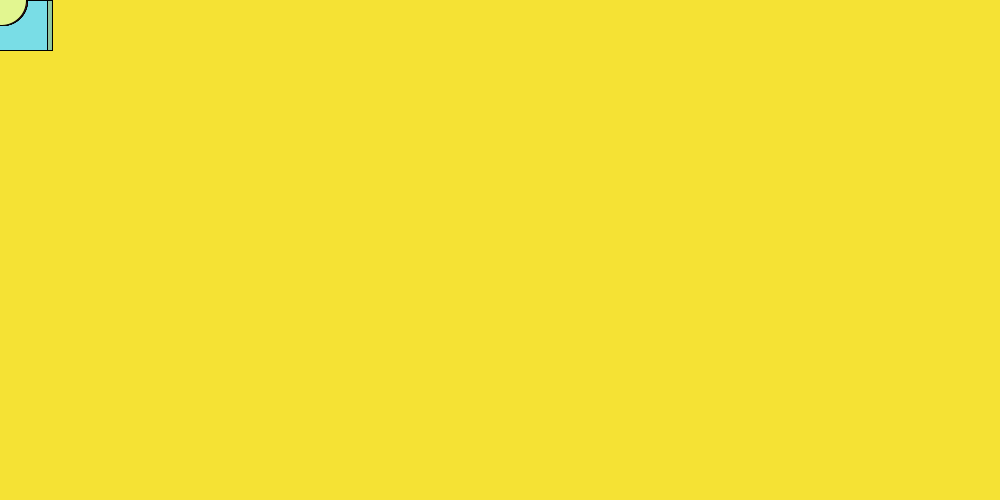
Frame 1 (no input)
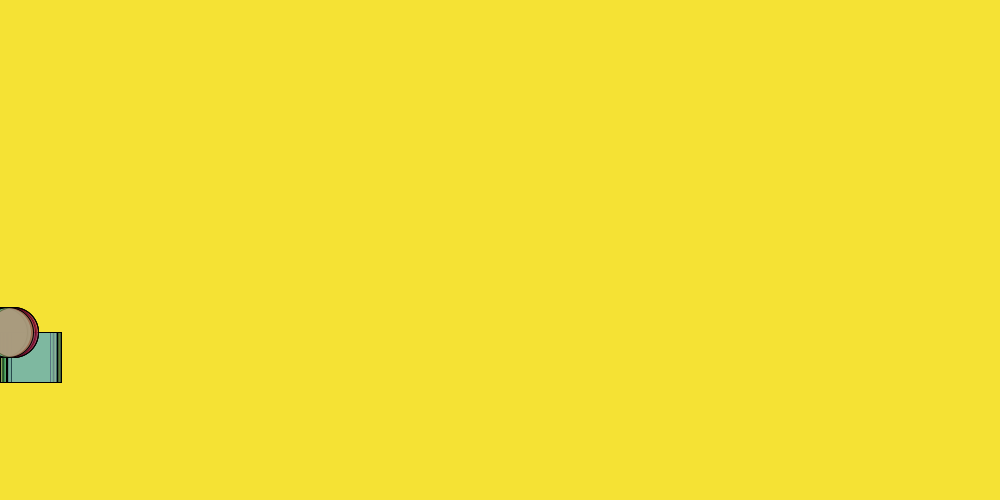
Frame 60 (the mouse pressed at the canvas centre just before this capture)
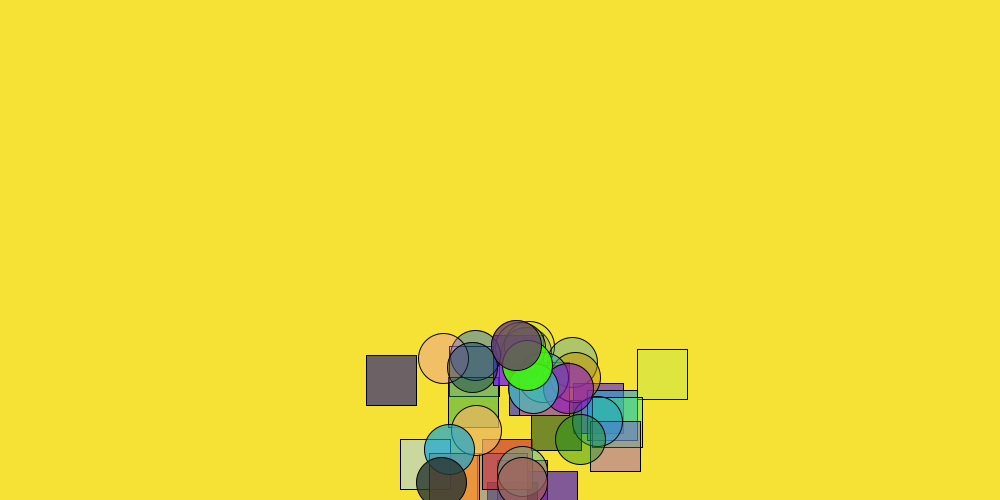
Frame 120 (the mouse held since frame 60 and released just before this capture)

The Processing sketch that drew these frames (run headless with seeded random() and noise(); from frame 60 on, the mouse is pressed at the canvas centre):

// Processing sketch: processing_106781
// ── processing_106781.pde

ArrayList <square> squareList;
ArrayList <circle> circleList;

void setup(){
  size(1000, 500);
  squareList = new ArrayList();
  circleList = new ArrayList();
  for(int i = 0; i < 20; i = i + 1){
  squareList.add(new square());
  circleList.add(new circle());
  }
}

void draw(){
  background(245, 226, 52);
  for(int i = 0; i < squareList.size(); i = i + 1){
    if(squareList.get(i).lifetime > 0){
        squareList.get(i).move();
        squareList.get(i).display();
        squareList.get(i).bounce();
    } else{squareList.remove(i);
    squareList.add(new square());
    }
  }
  for(int i = 0; i < circleList.size(); i = i + 1){
    if(circleList.get(i).lifetime > 0){
        circleList.get(i).move();
        circleList.get(i).display();
        circleList.get(i).bounce();
    } else{circleList.remove(i);
    circleList.add(new circle());
    }
  }
}

class circle{
  // variables
  float xpos = 100;
  float ypos = 600;
  float xspd = 1;
  float yspd = 1;
  float grav = 0.5;
  color col = color (random(250), random(250), random(250));
  float lifetime;
  // constructor
  circle(){
    xpos = mouseX;
    ypos = mouseY;
    xspd = mouseX - pmouseX + random(-3, 3);
    yspd = mouseY - pmouseY;
    lifetime = 250 + random(-50, 50);
  }
  // methods
  void move(){
    yspd = yspd + grav;
    xpos = xpos + xspd;
    ypos = ypos + yspd;
    lifetime = lifetime - 3;
  }
  
  void bounce(){
    if(ypos + 25 > height){
      yspd = 0.8 * -abs(yspd);
    }
    if(xpos + 25 > width){
      xspd = 0.8 * -abs(xspd);
    }
    if(xpos - 25 < 0){
      xspd = 0.8 * abs(xspd);
    }
  }
  
  void display(){
    fill(red(col), green(col), blue(col), lifetime);
    ellipse(xpos, ypos, 50, 50);
  }
}

class square{
  // variables
  float xpos = 100;
  float ypos = 600;
  float xspd = 1;
  float yspd = 1;
  float grav = 0.5;
  color col = color (random(250), random(250), random(250));
  float lifetime;
  // constructor
  square(){
    xpos = mouseX;
    ypos = mouseY;
    xspd = mouseX - pmouseX + random(-3, 3);
    yspd = mouseY - pmouseY;
    lifetime = 250 + random(-50, 50);
  }
  // methods
  void move(){
    yspd = yspd + grav;
    xpos = xpos + xspd;
    ypos = ypos + yspd;
    lifetime = lifetime - 3;
  }
  
  void bounce(){
    if(ypos + 25 > height){
      yspd = 0.8 * -abs(yspd);
    }
    if(xpos + 25 > width){
      xspd = 0.8 * -abs(xspd);
    }
    if(xpos - 25 < 0){
      xspd = 0.8 * abs(xspd);
    }
  }
  
  void display(){
    fill(red(col), green(col), blue(col), lifetime);
    rect(xpos, ypos, 50, 50);
  }
}
